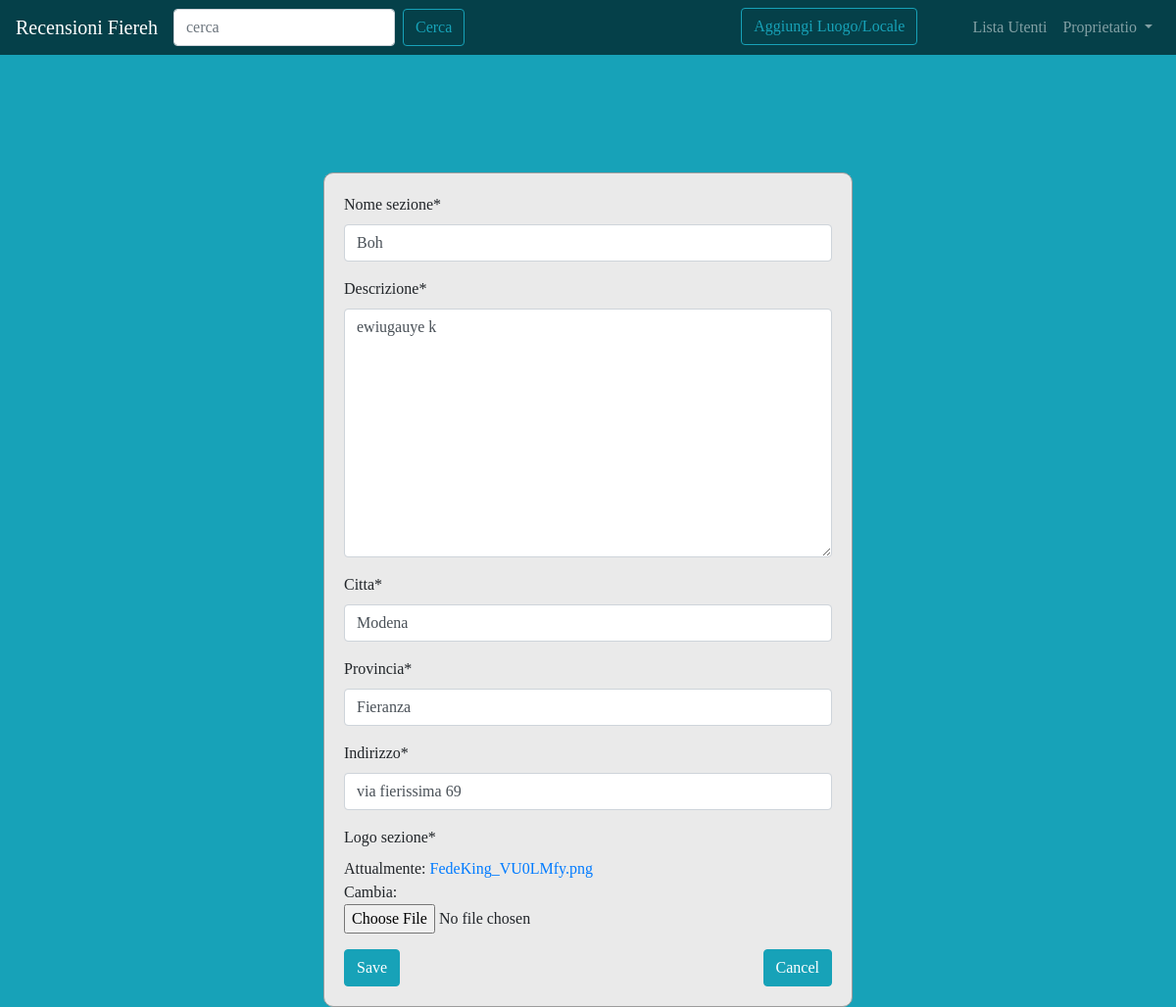
The page /sezione/2/modifica/ (signed in) on the database as committed earlier.
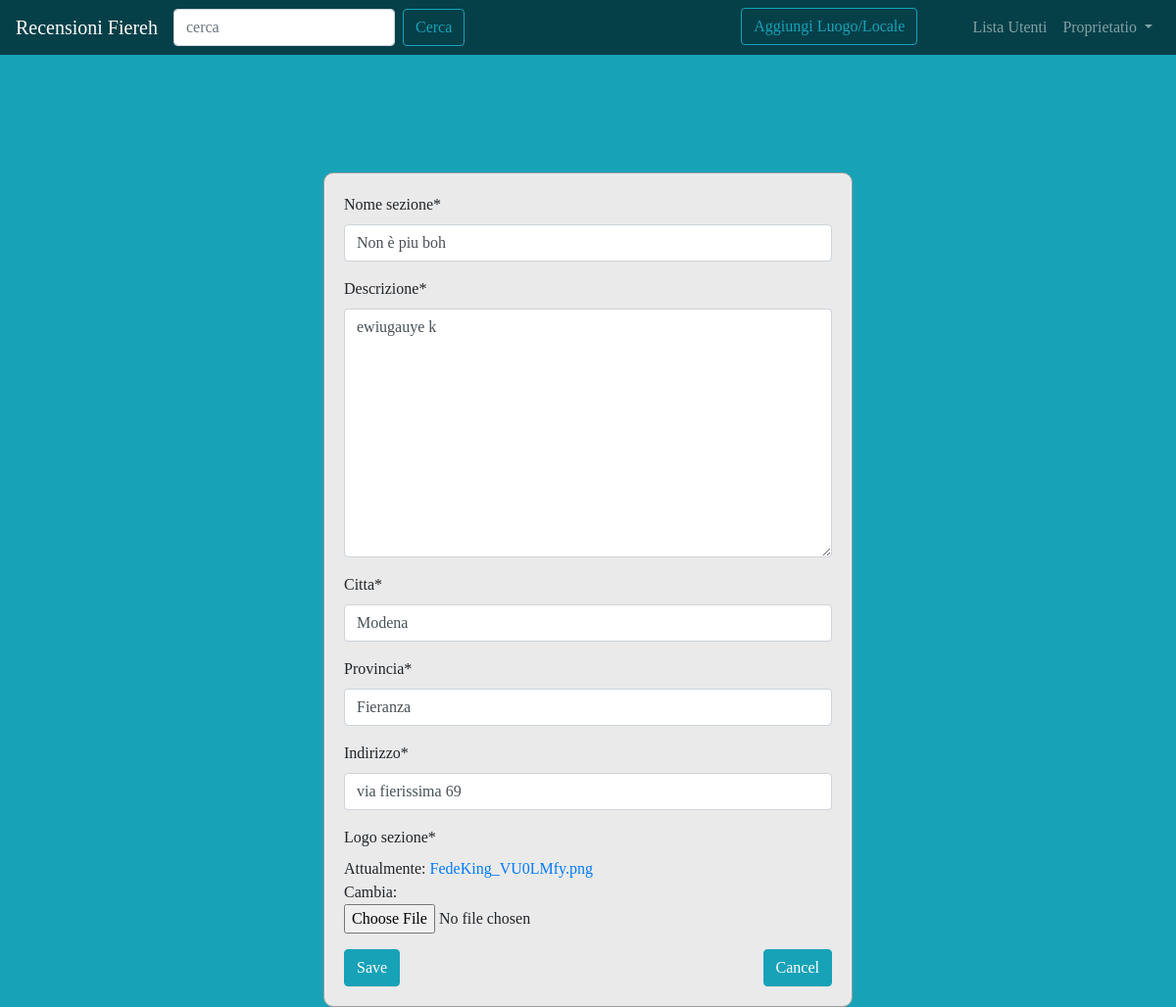
The same page on the database as committed later.
### forum/models.py (models this page shows, shortened)
class Sezione(models.Model):
    nome_sezione = models.CharField(max_length=80)
    descrizione = models.TextField(default='', null=False)
    citta = models.CharField(max_length=80,default='', null=False)
    provincia = models.CharField(max_length=80,default='', null=False)
    indirizzo = models.CharField(max_length=80,default='', null=False)
    logo_sezione = models.ImageField(null=True)
    user = models.ForeignKey(User, on_delete=models.CASCADE)
    class Meta:
        verbose_name = "Sezione"
        verbose_name_plural = "Sezioni"

### core/views.py (the view, shortened to what this page needs)
class ArticoloChange(UpdateView):
    model = Sezione
    fields = ("nome_sezione", "descrizione", "citta",
              "provincia", "indirizzo", "logo_sezione")
    template_name = 'core/modifica.html'
    def dispatch(self, request, *args, **kwargs):
        user = self.request.user
        articleid = self.kwargs['pk']
        articolo = get_object_or_404(Sezione, id=articleid)
        if user.id is not articolo.user.id:
            return visualizzaSezione(request, articleid)
        return super().dispatch(request, *args, **kwargs)

### core/templates/core/modifica.html
{%  extends 'base.html' %}
{%  load static %}
{%  load crispy_forms_tags%}
{% block content %}
<div id="login">
  <div class="container">
    <div id="login-row" class="row justify-content-center align-items-center">
      <div id="login-column" class="col-md-6">
        <div id="login-box" class="col-md-12">
          <form method="post">{%  csrf_token %}
            {{ form|crispy }}
            <input class="btn btn-info" type="submit" value="Save">
            <a class="btn btn-info float-right" href="{%  url 'user_profile' username=request.user.username %}">Cancel</a>
          </form>
        </div>
      </div>
    </div>
  </div>
</div>
{% endblock content %}

Rows that differ between the two databases and show on the page:
changed Sezione "ewiugauye k": nome_sezione "Boh" → "Non è piu boh"
